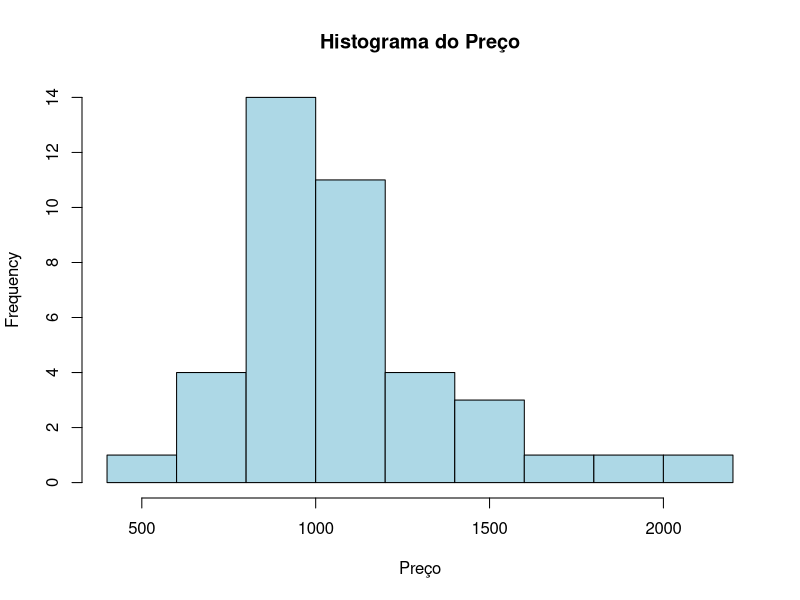
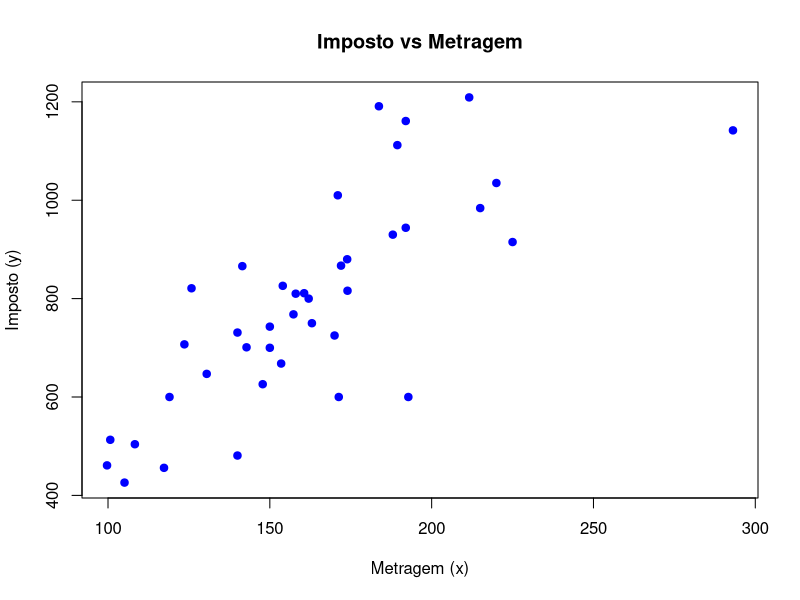

Here is the R script that generated these plots, in order:
# Leitura dos dados
dados <- read.csv("imoveis.csv")

# Visualização inicial
head(dados)

# Estatísticas descritivas
summary(dados)

# Lendo o arquivo (ajustado para o padrão brasileiro)
dados <- read.csv2("imoveis.csv")
dados <- read.csv("imoveis.csv", sep = ";", dec = ",")
head(dados)

# Limpando pesado as colunas (remove R$, espaços e pontos)
limpar_numero <- function(x) {
  as.numeric(gsub("[^0-9,]", "", as.character(x)))
}

dados$preco <- limpar_numero(dados$preco)
dados$metragem <- as.numeric(as.character(dados$metragem))
dados$imposto <- as.numeric(as.character(dados$imposto))

# Gerando os gráficos
# Histograma
hist(na.omit(dados$preco), 
     main="Histograma do Preço", 
     col="lightblue", xlab="Preço")

# Dispersão 
plot(dados$metragem, dados$imposto, 
     main="Imposto vs Metragem", 
     xlab="Metragem (x)", ylab="Imposto (y)", 
     pch=19, col="blue")
